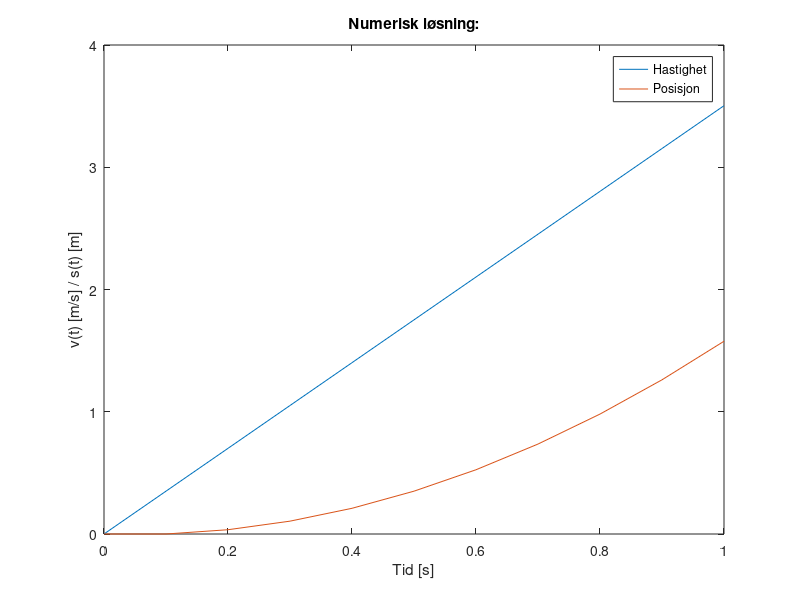

Recreate this plot in MATLAB.
clear all; close all; clc;

%Simuleringsparametre
h = 0.1; %Tidssteg
endTime = 1;
%Tyngeakselerasjon
g = 9.81;

%Konstanter for forsøkene:
C_kule = 2/5;
C_skall = 2/3;
C_sylinder = 1;

%Vinkel på plan
THETA = pi / 6; %30 grader

%Akselerasjon som funksjon av vinkel og konstant
v_dot = @(theta, c) (g * sin(theta))/(1 + c); 

t = zeros(1, endTime / h);
v = zeros(1, endTime / h);
s = zeros(1, endTime / h);

for i = 1 : endTime / h
   v(i + 1) = v(i) + h*v_dot(THETA, C_kule);
   s(i + 1) = s(i) + h*v(i);
   t(i + 1) = t(i) + h;
end

figure(1);
plot(t, v);
hold on;
plot(t, s);
xlabel('Tid [s]');
ylabel('v(t) [m/s] / s(t) [m]');
legend('Hastighet', 'Posisjon');
title('Numerisk løsning:');




